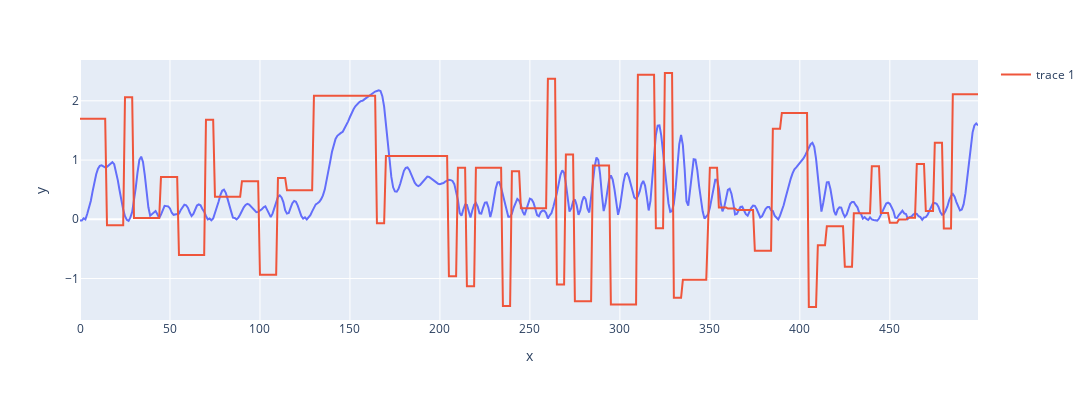

Notebook source saved alongside this figure:
### Markdown cell above
## preparação

### Code cell
mat_content2 = sc.loadmat("data/DATAUNIF.MAT")

print(mat_content2.keys())
u11 = mat_content2['u11']
z11 = mat_content2['z11']

u12 = mat_content2['u12']
z12 = mat_content2['z12']


t = np.arange(0, 500, 1)#np.arange(0, 10, 0.02)
fig=px.line(x=t, y=np.squeeze(z11), height=400, width=1300)
fig.add_scatter(x=t, y=np.squeeze(u11), mode='lines')
#fig.add_scatter(x=t, y=np.squeeze(zc11), mode='lines')

fig.show()

### Figure 1 — Plotly figure (JSON) as saved in the notebook; plotly's stock layout.template omitted (floating-point values rounded to 4 significant figures; data arrays with more than 128 entries replaced by an {"elided": "..."} marker saying what was removed)
{"data": [{"hovertemplate": "x=%{x}<br>y=%{y}<extra></extra>", "legendgroup": "", "line": {"color": "#636efa", "dash": "solid"}, "marker": {"symbol": "circle"}, "mode": "lines", "name": "", "orientation": "v", "showlegend": false, "type": "scatter", "x": {"elided": "500 int values"}, "xaxis": "x", "y": {"elided": "500 float values"}, "yaxis": "y"}, {"mode": "lines", "type": "scatter", "x": {"elided": "500 int values"}, "y": {"elided": "500 float values"}}], "layout": {"height": 400, "legend": {"tracegroupgap": 0}, "margin": {"t": 60}, "width": 1300, "xaxis": {"anchor": "y", "domain": [0, 1], "title": {"text": "x"}}, "yaxis": {"anchor": "x", "domain": [0, 1], "title": {"text": "y"}}}}
